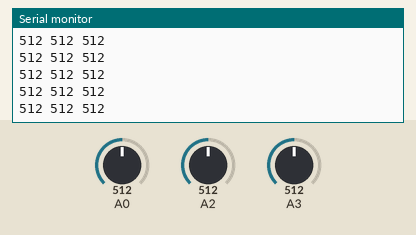
Recording of a sketch running on a simulated Arduino Uno, built with avr-gcc and run on an emulated ATmega328P. On the bench: the last lines printed to the serial monitor. The test bench sets the inputs (shaded band); at power-on: A0 = 512, A2 = 512, A3 = 512.

Above: at 1.2 s.
1.3 s: A0 set to 716
At 1.32 s:
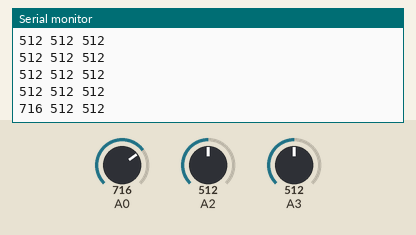
2.8 s: A2 set to 716
At 2.83 s:
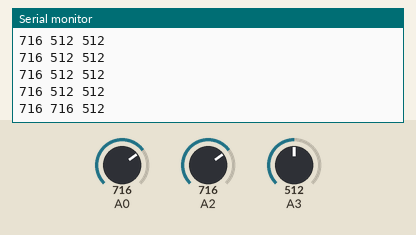
4.3 s: A3 set to 716
At 4.34 s:
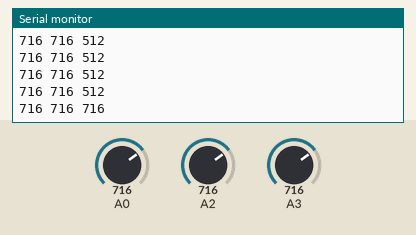
5.8 s: A0 set to 900
At 5.86 s:
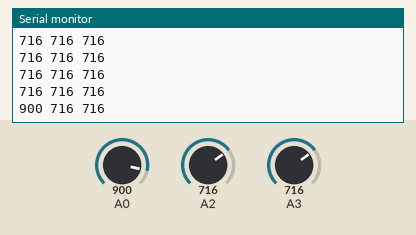
7.3 s: A2 set to 900
At 7.37 s:
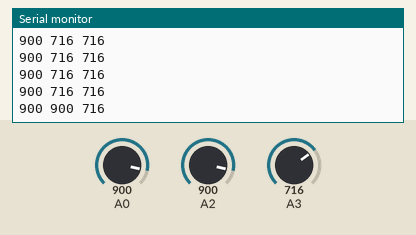
8.8 s: A3 set to 900
At 8.88 s:
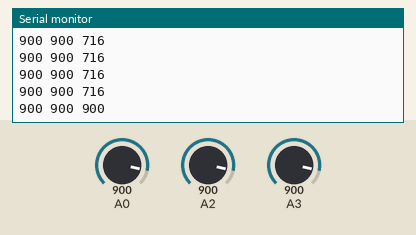
Timing chart, 0 to 11.3 s (numbered marks = the images above; inputs shaded):
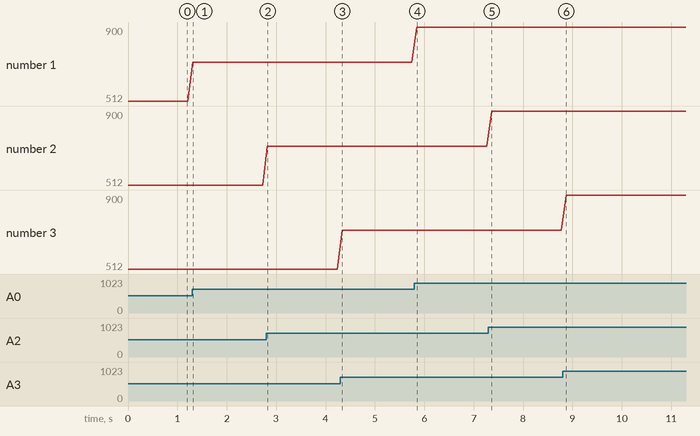

The sketch:

glove.ino
```cpp
void setup() {
  pinMode(A0, INPUT);
  pinMode(A2, INPUT);
  pinMode(A3, INPUT);
  Serial.begin(115200);
}

void loop() {
  // read the analog value for pin 0/1/3:
  int analogValue1 = analogRead(A0);
  int analogValue2 = analogRead(A2);
  int analogValue3 = analogRead(A3);

  Serial.print(analogValue1);
  Serial.print(" ");
  Serial.print(analogValue2);
  Serial.print(" ");
  Serial.print(analogValue3);
  Serial.println();

  delay(100);
}
```

Measured:
- after the input at 1.3 s, the serial monitor: prints a new line at once (image 1)
- after the input at 2.8 s, the serial monitor: prints a new line at once (image 2)
- after the input at 4.3 s, the serial monitor: prints a new line at once (image 3)
- after the input at 5.8 s, the serial monitor: prints a new line after 0.05 s (image 4)
- after the input at 7.3 s, the serial monitor: prints a new line after 0.06 s (image 5)
- after the input at 8.8 s, the serial monitor: prints a new line after 0.08 s (image 6)
- plotted number 1: 512 → 716 after the input at 1.3 s, 716 → 900 after the input at 5.8 s
